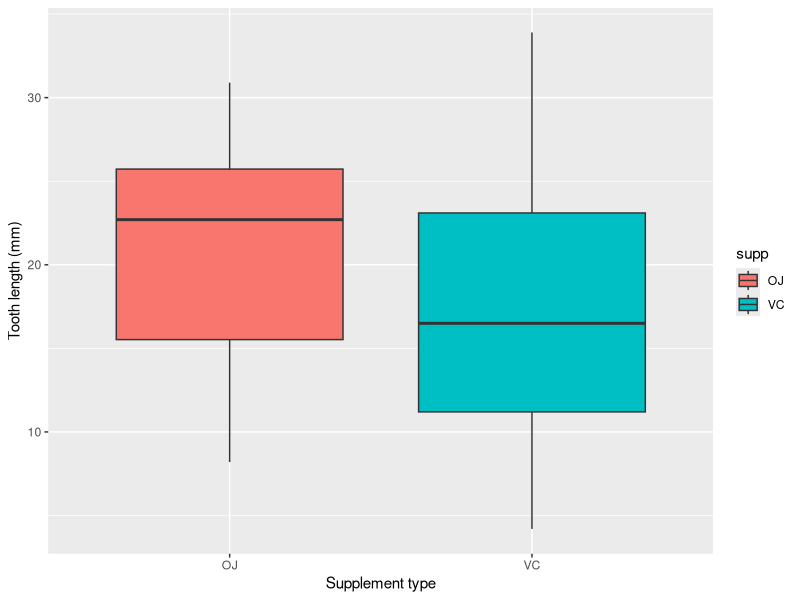

The R source for this figure:
## ---- chunk 1
# Loading libraries
library(ggplot2)
library(dplyr)
library(datasets)
## ---- chunk 2
dataset_tg <- ToothGrowth
dataset_tg <- tbl_df(dataset_tg)
## ---- chunk 3
str(dataset_tg)
## ---- chunk 4
ggplot(aes(x=supp, y=len), data=dataset_tg) + geom_boxplot(aes(fill=supp)) + xlab("Supplement type") +ylab("Tooth length (mm)") 
## ---- chunk 5
summary(dataset_tg)
## ---- chunk 6
# Subsetting the ToothGrowth to acquire only OJ observations
dataset_tg_OJ <- filter(dataset_tg,supp == "OJ")
# Len Variance when used OJ supplement 
var_len_OJ <- var(dataset_tg_OJ$len)
# Subsetting the ToothGrowth to acquire only VC observations
dataset_tg_VC <- filter(dataset_tg,supp == "VC")
# Len Variance when used VC supplement 
var_len_VC <- var(dataset_tg_VC$len)
## ---- chunk 7
t.test(dataset_tg_OJ$len, dataset_tg_VC$len, paired = FALSE, var.equal = FALSE)
## ---- chunk 8
t.test(filter(dataset_tg,dose==2)$len, filter(dataset_tg,dose==1)$len, paired = FALSE, var.equal = TRUE)
## ---- chunk 9
t.test(filter(dataset_tg,dose==1)$len, filter(dataset_tg,dose==0.5)$len, paired = FALSE, var.equal = TRUE)
